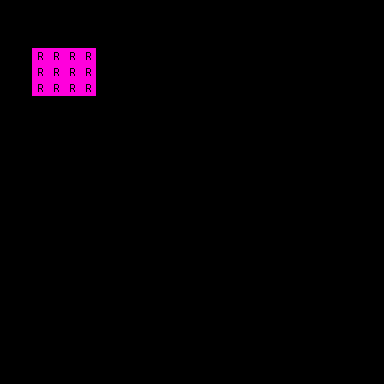

A level layout from a 2D game, rendered from its tile map. Below: a short description, then the map file with tile-grid data replaced by summaries:
An orthogonal 24x24 tile map with 16x16 px tiles, 2 tile layers (regions, inputnot_set), 11 hidden layers not drawn, 3 tilesets.

<map version="1.0" orientation="orthogonal" renderorder="right-down" width="24" height="24" tilewidth="16" tileheight="16" nextobjectid="6">
 <properties>
  <property name="NoOverlappingRules" value="true" />
 </properties>
 <tileset firstgid="1" name="rules_ersin_forest" tilewidth="16" tileheight="16" tilecount="35" columns="7">
  <image source="../tilesets/rules_ersin_forest.png" width="120" height="90" />
 </tileset>
 <tileset firstgid="36" name="outside_a2" tilewidth="16" tileheight="16" tilecount="768" columns="32">
  <image source="../tilesets/outside_a2.png" width="512" height="384" />
 </tileset>
 <tileset firstgid="804" name="outside_a4" tilewidth="16" tileheight="16" tilecount="960" columns="32">
  <image source="../tilesets/outside_a4.png" width="512" height="480" />
 </tileset>
 <layer name="regions" width="24" height="24">
  <data>[576 cells, 16 non-empty, 1 distinct tile ids]</data>
 </layer>
 <layer name="input_set" width="24" height="24" visible="0">
  <data>[576 cells, 4 non-empty, 1 distinct tile ids]</data>
 </layer>
 <layer name="inputnot_set" width="24" height="24" visible="0">
  <data>[576 cells, 12 non-empty, 1 distinct tile ids]</data>
 </layer>
 <layer name="inputnot_set" width="24" height="24">
  <data>[576 cells, 4 non-empty, 1 distinct tile ids]</data>
 </layer>
 <layer name="output1_set" width="24" height="24" visible="0">
  <data>[576 cells, 4 non-empty, 1 distinct tile ids]</data>
 </layer>
 <layer name="output2_set" width="24" height="24" visible="0">
  <data>[576 cells, 4 non-empty, 1 distinct tile ids]</data>
 </layer>
 <layer name="output3_set" width="24" height="24" visible="0">
  <data>[576 cells, 4 non-empty, 1 distinct tile ids]</data>
 </layer>
 <layer name="output4_set" width="24" height="24" visible="0">
  <data>[576 cells, 4 non-empty, 1 distinct tile ids]</data>
 </layer>
 <layer name="output5_set" width="24" height="24" visible="0">
  <data>[576 cells, 4 non-empty, 1 distinct tile ids]</data>
 </layer>
 <layer name="output6_set" width="24" height="24" visible="0">
  <data>[576 cells, 4 non-empty, 1 distinct tile ids]</data>
 </layer>
 <layer name="output7_set" width="24" height="24" visible="0">
  <data>[576 cells, 4 non-empty, 1 distinct tile ids]</data>
 </layer>
 <layer name="output8_set" width="24" height="24" visible="0">
  <data>[576 cells, 4 non-empty, 1 distinct tile ids]</data>
 </layer>
 <layer name="output9_set" width="24" height="24" visible="0">
  <data>[576 cells, 4 non-empty, 1 distinct tile ids]</data>
 </layer>
</map>
